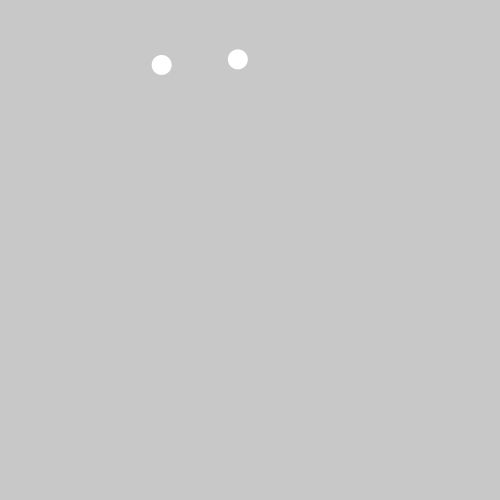
Frame 1 (no input)
Frame 60 (the mouse pressed at the canvas centre just before this capture): identical to frame 1, image omitted
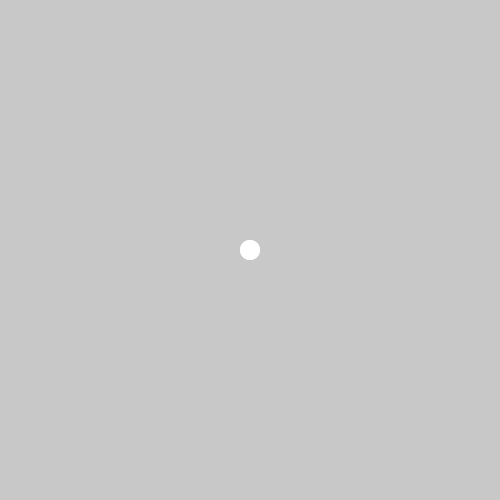
Frame 120 (the mouse held since frame 60 and released just before this capture)

The Processing sketch that drew these frames (run headless with seeded random() and noise(); from frame 60 on, the mouse is pressed at the canvas centre):

// Processing sketch: math_vel_to_obj
// ── math_vel_to_obj.pde

Particle p;
Particle a;
void setup() {
  size(500, 500);
  p = new Particle();
  a = new Particle();
  
  
 
}

void draw() {
  background(200);
  p.display();//to call class always have display then update.
  p.update();
  
  a.display();
  a.update();

 
}

void keyPressed() {


p.movement();
a.movement();
  
}

void mousePressed() {

  p.mousymove();
  a.mousymove();

}


// ── Particle.pde
//create a class call Particle
// start moving the varaibales from the main program into the class
//move the updates to variables 


class Particle {
  //variables belonging to the class--
  float x = 0;
  float y = 0;
  float velX = 0;
  float velY = 0;
  float damp = .01;
  int radius = 10;

  //constructor--called when an onject is initialised.variables are given inital values here
  Particle() {

    x = random(width/2);
    y = random(height/2);
  }
  //end of class particle

  //functions of class
  void update() {

    // add velocity to position
    y += velY;
    x += velX;

    // add friction to velocity
    velX += -velX*damp;
    velY += -velY*damp;

    // bounce off walls and stay inside
    if ( x < radius) {
      velX *= -1;
      x = radius;
    } else if (x > width-radius) {
      velX *= -1;
      x = width-radius;
      //also check in y
    }

    if ( y < radius) {
      velY *= -1;
      y = radius;
    } else if ( y > height-radius) {
      velY *= -1;
      y = height - radius;
    }
  }// end update

  void movement() {


    float force = random(0, 20);

    if (key == CODED) {

      if (keyCode == UP) { 
        velY -= force;
      } else if (keyCode == DOWN) { 
        velY += force;
      } else if (keyCode == LEFT) { 
        velX -= force;
      } else if (keyCode == RIGHT) { 
        velX += force;
      }
    }
  }

  void mousymove() {

    x = mouseX;
    y = mouseY;
    velX = 0;
    velY = 0;
  }




  void display() {// you can name your fucntions any name eg here its called display
    noStroke();

   ellipse(x, y, radius*2, radius*2);
  }
}
